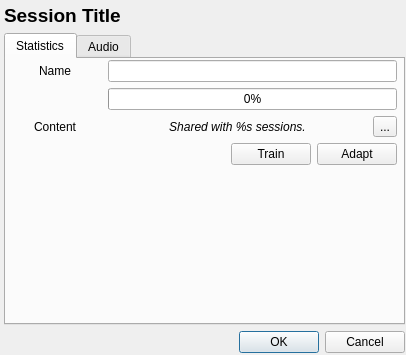
<?xml version="1.0" encoding="UTF-8"?>
<ui version="4.0">
 <class>SessionInformationDialog</class>
 <widget class="QDialog" name="SessionInformationDialog">
  <property name="geometry">
   <rect>
    <x>0</x>
    <y>0</y>
    <width>406</width>
    <height>355</height>
   </rect>
  </property>
  <property name="windowTitle">
   <string>Session Information</string>
  </property>
  <property name="windowIcon">
   <iconset resource="../res.qrc">
    <normaloff>:/logo/sc</normaloff>:/logo/sc</iconset>
  </property>
  <widget class="QWidget" name="gridLayoutWidget">
   <property name="geometry">
    <rect>
     <x>4</x>
     <y>4</y>
     <width>401</width>
     <height>349</height>
    </rect>
   </property>
   <layout class="QGridLayout" name="gridLayout">
    <item row="0" column="0">
     <widget class="QLabel" name="lblTitle">
      <property name="maximumSize">
       <size>
        <width>16777215</width>
        <height>40</height>
       </size>
      </property>
      <property name="font">
       <font>
        <pointsize>14</pointsize>
        <weight>75</weight>
        <bold>true</bold>
        <stylestrategy>PreferAntialias</stylestrategy>
        <kerning>true</kerning>
       </font>
      </property>
      <property name="text">
       <string>Session Title</string>
      </property>
      <property name="wordWrap">
       <bool>true</bool>
      </property>
     </widget>
    </item>
    <item row="1" column="0">
     <widget class="QTabWidget" name="tabWidget">
      <property name="tabPosition">
       <enum>QTabWidget::North</enum>
      </property>
      <property name="currentIndex">
       <number>0</number>
      </property>
      <property name="usesScrollButtons">
       <bool>false</bool>
      </property>
      <widget class="QWidget" name="tabStats">
       <attribute name="title">
        <string>Statistics</string>
       </attribute>
       <widget class="QWidget" name="gridLayoutWidget_2">
        <property name="geometry">
         <rect>
          <x>2</x>
          <y>1</y>
          <width>389</width>
          <height>261</height>
         </rect>
        </property>
        <layout class="QGridLayout" name="gridLayout_2">
         <item row="3" column="3">
          <widget class="QToolButton" name="btnOpenContent">
           <property name="text">
            <string>...</string>
           </property>
          </widget>
         </item>
         <item row="7" column="0" colspan="4">
          <spacer name="verticalSpacer">
           <property name="orientation">
            <enum>Qt::Vertical</enum>
           </property>
           <property name="sizeHint" stdset="0">
            <size>
             <width>20</width>
             <height>40</height>
            </size>
           </property>
          </spacer>
         </item>
         <item row="0" column="0">
          <widget class="QLabel" name="label">
           <property name="text">
            <string>Name</string>
           </property>
           <property name="alignment">
            <set>Qt::AlignCenter</set>
           </property>
          </widget>
         </item>
         <item row="3" column="0">
          <widget class="QLabel" name="label_2">
           <property name="text">
            <string>Content</string>
           </property>
           <property name="alignment">
            <set>Qt::AlignCenter</set>
           </property>
          </widget>
         </item>
         <item row="6" column="1" colspan="3">
          <spacer name="horizontalSpacer_2">
           <property name="orientation">
            <enum>Qt::Horizontal</enum>
           </property>
           <property name="sizeType">
            <enum>QSizePolicy::Maximum</enum>
           </property>
           <property name="sizeHint" stdset="0">
            <size>
             <width>270</width>
             <height>20</height>
            </size>
           </property>
          </spacer>
         </item>
         <item row="2" column="1" colspan="3">
          <widget class="QProgressBar" name="progressBarCompletion">
           <property name="sizePolicy">
            <sizepolicy hsizetype="MinimumExpanding" vsizetype="Preferred">
             <horstretch>0</horstretch>
             <verstretch>0</verstretch>
            </sizepolicy>
           </property>
           <property name="value">
            <number>0</number>
           </property>
          </widget>
         </item>
         <item row="0" column="1" colspan="3">
          <widget class="QLineEdit" name="lineEditNickname">
           <property name="sizePolicy">
            <sizepolicy hsizetype="MinimumExpanding" vsizetype="Preferred">
             <horstretch>0</horstretch>
             <verstretch>0</verstretch>
            </sizepolicy>
           </property>
          </widget>
         </item>
         <item row="6" column="0">
          <spacer name="horizontalSpacer">
           <property name="orientation">
            <enum>Qt::Horizontal</enum>
           </property>
           <property name="sizeType">
            <enum>QSizePolicy::Maximum</enum>
           </property>
           <property name="sizeHint" stdset="0">
            <size>
             <width>25</width>
             <height>10</height>
            </size>
           </property>
          </spacer>
         </item>
         <item row="3" column="1" colspan="2">
          <widget class="QLabel" name="lblContentInfo">
           <property name="font">
            <font>
             <italic>true</italic>
            </font>
           </property>
           <property name="text">
            <string>Shared with %s sessions.</string>
           </property>
           <property name="alignment">
            <set>Qt::AlignCenter</set>
           </property>
          </widget>
         </item>
         <item row="4" column="2" rowspan="2" colspan="2">
          <layout class="QHBoxLayout" name="horizontalLayout">
           <item>
            <widget class="QPushButton" name="btnTrainSession">
             <property name="text">
              <string>Train</string>
             </property>
            </widget>
           </item>
           <item>
            <widget class="QPushButton" name="btnAdaptSession">
             <property name="text">
              <string>Adapt</string>
             </property>
            </widget>
           </item>
          </layout>
         </item>
         <item row="4" column="0" rowspan="2" colspan="2">
          <spacer name="horizontalSpacer_5">
           <property name="orientation">
            <enum>Qt::Horizontal</enum>
           </property>
           <property name="sizeHint" stdset="0">
            <size>
             <width>40</width>
             <height>20</height>
            </size>
           </property>
          </spacer>
         </item>
        </layout>
       </widget>
      </widget>
      <widget class="QWidget" name="tabAudio">
       <attribute name="title">
        <string>Audio</string>
       </attribute>
       <widget class="QWidget" name="gridLayoutWidget_3">
        <property name="geometry">
         <rect>
          <x>4</x>
          <y>0</y>
          <width>385</width>
          <height>261</height>
         </rect>
        </property>
        <layout class="QGridLayout" name="gridLayout_3">
         <item row="0" column="0" colspan="2">
          <widget class="QLabel" name="lblPhraseText">
           <property name="minimumSize">
            <size>
             <width>0</width>
             <height>100</height>
            </size>
           </property>
           <property name="maximumSize">
            <size>
             <width>16777215</width>
             <height>100</height>
            </size>
           </property>
           <property name="styleSheet">
            <string notr="true">background-color: #fff;
color: #333;
border: 1px solid #000;	</string>
           </property>
           <property name="frameShape">
            <enum>QFrame::NoFrame</enum>
           </property>
           <property name="frameShadow">
            <enum>QFrame::Plain</enum>
           </property>
           <property name="text">
            <string/>
           </property>
           <property name="alignment">
            <set>Qt::AlignCenter</set>
           </property>
           <property name="wordWrap">
            <bool>true</bool>
           </property>
          </widget>
         </item>
         <item row="1" column="1">
          <widget class="QToolButton" name="btnPlayPhrase">
           <property name="text">
            <string>...</string>
           </property>
          </widget>
         </item>
         <item row="1" column="0">
          <widget class="QSlider" name="horizontalSliderPhrase">
           <property name="orientation">
            <enum>Qt::Horizontal</enum>
           </property>
          </widget>
         </item>
         <item row="2" column="0" colspan="2">
          <spacer name="verticalSpacer_2">
           <property name="orientation">
            <enum>Qt::Vertical</enum>
           </property>
           <property name="sizeHint" stdset="0">
            <size>
             <width>20</width>
             <height>40</height>
            </size>
           </property>
          </spacer>
         </item>
        </layout>
       </widget>
      </widget>
     </widget>
    </item>
    <item row="2" column="0">
     <widget class="QDialogButtonBox" name="buttonBox">
      <property name="standardButtons">
       <set>QDialogButtonBox::Cancel|QDialogButtonBox::Ok</set>
      </property>
     </widget>
    </item>
   </layout>
  </widget>
 </widget>
 <resources>
  <include location="../res.qrc"/>
 </resources>
 <connections>
  <connection>
   <sender>buttonBox</sender>
   <signal>accepted()</signal>
   <receiver>SessionInformationDialog</receiver>
   <slot>accept()</slot>
   <hints>
    <hint type="sourcelabel">
     <x>170</x>
     <y>255</y>
    </hint>
    <hint type="destinationlabel">
     <x>169</x>
     <y>136</y>
    </hint>
   </hints>
  </connection>
  <connection>
   <sender>buttonBox</sender>
   <signal>rejected()</signal>
   <receiver>SessionInformationDialog</receiver>
   <slot>reject()</slot>
   <hints>
    <hint type="sourcelabel">
     <x>170</x>
     <y>255</y>
    </hint>
    <hint type="destinationlabel">
     <x>169</x>
     <y>136</y>
    </hint>
   </hints>
  </connection>
 </connections>
</ui>
